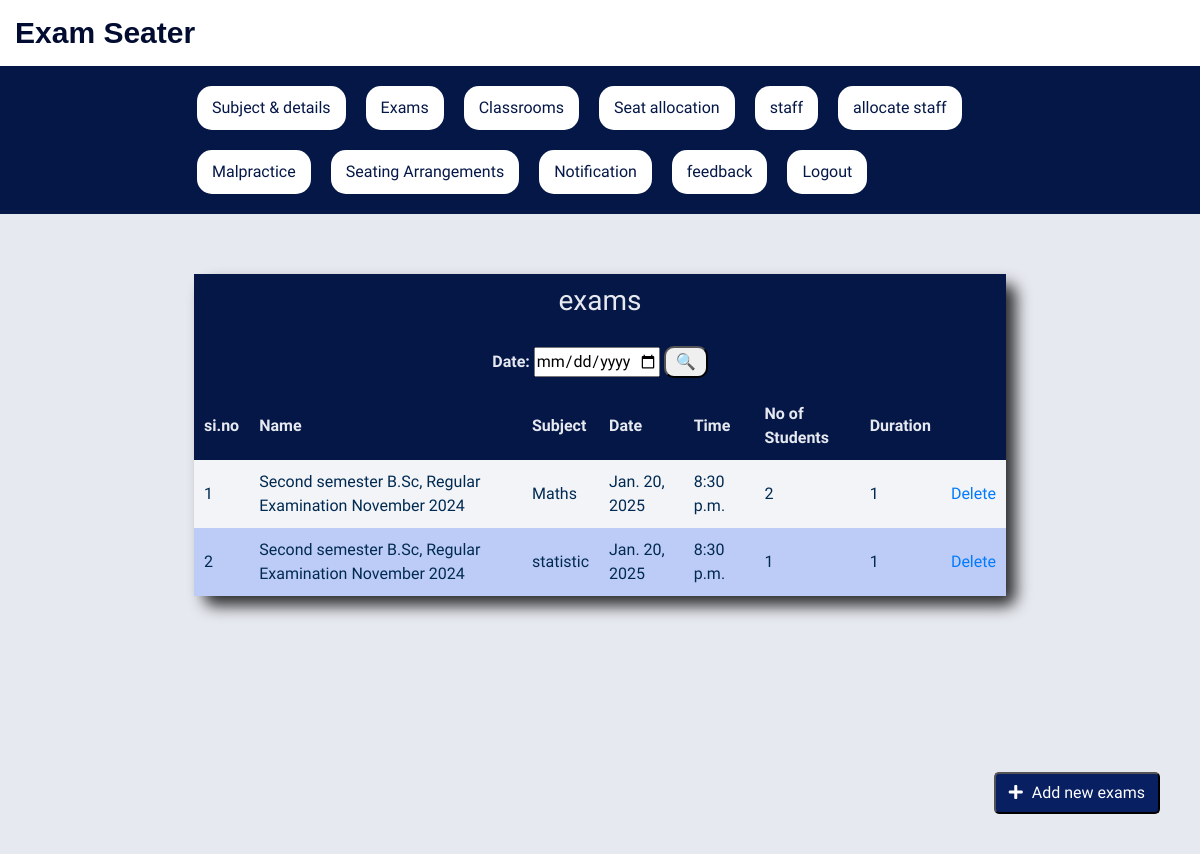
/viewexam/, run on an earlier commit of the app's database.
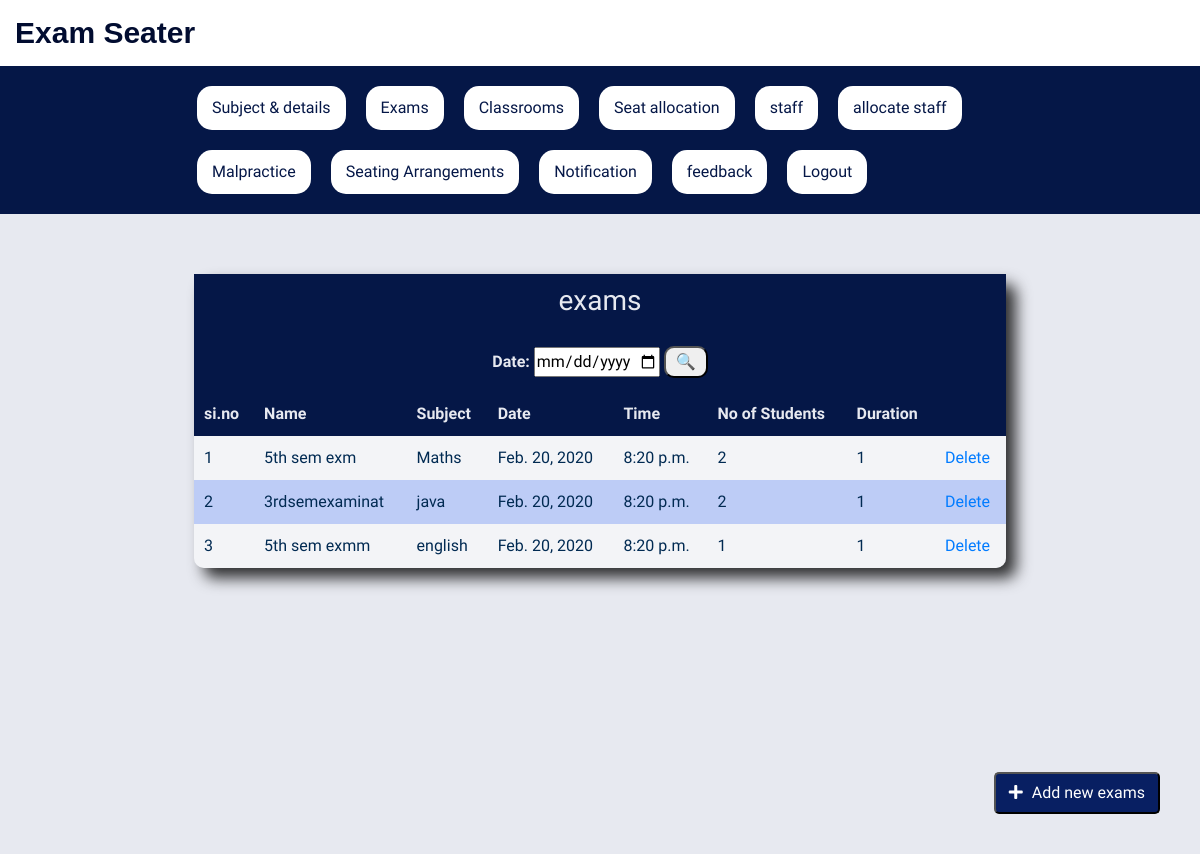
And on a later commit of the database.
### Arrangementapp/models.py (models this page shows)
class ExamDetails(models.Model):
    exam_name = models.CharField(max_length=100, null=True, blank=True)
    exam_subject=models.ForeignKey(Subject,on_delete=models.CASCADE,null=True,blank=True)
    exam_date = models.DateField(null=True, blank=True)
    exam_time = models.TimeField(null=True, blank=True)
    no_of_students = models.CharField(max_length=100,null=True,blank=True)
    duration_hours = models.PositiveSmallIntegerField(default=1)  # Duration of the exam in hours
    is_active = models.BooleanField(max_length=20, null=False, default=True)
    created_at = models.DateTimeField(auto_now_add=True, null=True, blank=True)
    updated_at = models.DateTimeField(auto_now=True, null=True, blank=True)

class Subject(models.Model):
    branch=models.ForeignKey(Branch,on_delete=models.CASCADE,null=True,blank=True)
    semester=models.ForeignKey(Semester,on_delete=models.CASCADE,null=True,blank=True)
    subjectname=models.CharField(max_length=100,null=True,blank=True)
    subjectcode=models.CharField(max_length=100,null=True,blank=True)

### Arrangementapp/views.py (the view, shortened to what this page needs)
# urls.py: path('viewexam/',View_exam.as_view()),
class View_exam(View):
    def get(self,request):
        exam_instances=ExamDetails.objects.all()
        return render(request, 'exam.html',{'exam_instances':exam_instances})

### templates/exam.html (shortened to what this page needs)
{% extends 'base.html' %}
{% block content %}
        <table class="assign-table">
                <button class="add-student-btn"><a href="/addexam" class="btn"><i class="fas fa-plus"></i> Add new exams</a></button>
                <thead>
                   <tr>
                      <th colspan="8" style="text-align: center;" class="th"><h3>exams</h3></th>
                   </tr>
                   <tr>
                     <th colspan="8"  style="text-align: center;" class="th">
                      <form action="/viewexam/" method="post">
                            <label for="department">Date:</label>
                            <input type="date" name="exam_date" id=""min="2020-01-01" max="2099-12-31">
                             <input type="submit" value="&#128269;" style="padding: 2px 10px; border-radius: 10px;">
                      </form>
                     </th>
                   </tr>
                    <tr>
                        <th>si.no</th>
                        <th>Name</th>
                        <th>Subject</th>
                        <th>Date</th>
                        <th>Time</th>
                        <th>No of Students</th>
                        <th>Duration</th>
                        <th></th>
                    </tr>
                </thead>
                <tbody>
                    <tr>
                        {% for exam_instance in exam_instances %}
                        <td>{{forloop.counter}}</td>
                        <td>{{ exam_instance.exam_name}}</td>
                        <td>{{ exam_instance.exam_subject.subjectname}}</td>
                        <td>{{ exam_instance.exam_date}}</td>
                        <td>{{ exam_instance.exam_time}}</td>
                        <td>{{ exam_instance.no_of_students}}</td>
                        <td>{{ exam_instance.duration_hours}}</td>
                        <td><a href="/deleteexam/{{exam_instance.id}}">Delete</a></td>
                    </tr>
                {% endfor %}
                </tbody>
            </table>
       </div>
    </div>
{% endblock %}

What changed in the data, as far as the page shows it:
removed ExamDetails: exam_name "Second semester B.Sc, Regular Examination November 2024", exam_subject.subjectname "Maths", exam_date "Jan. 20, 2025", exam_time "8:30 p.m.", no_of_students "2", duration_hours "1"
removed ExamDetails: exam_name "Second semester B.Sc, Regular Examination November 2024", exam_subject.subjectname "statistic", exam_date "Jan. 20, 2025", exam_time "8:30 p.m.", no_of_students "1", duration_hours "1"
added ExamDetails: exam_name "5th sem exm", exam_subject.subjectname "Maths", exam_date "Feb. 20, 2020", exam_time "8:20 p.m.", no_of_students "2", duration_hours "1"
added ExamDetails: exam_name "3rdsemexaminat", exam_subject.subjectname "java", exam_date "Feb. 20, 2020", exam_time "8:20 p.m.", no_of_students "2", duration_hours "1"
added ExamDetails: exam_name "5th sem exmm", exam_subject.subjectname "english", exam_date "Feb. 20, 2020", exam_time "8:20 p.m.", no_of_students "1", duration_hours "1"
